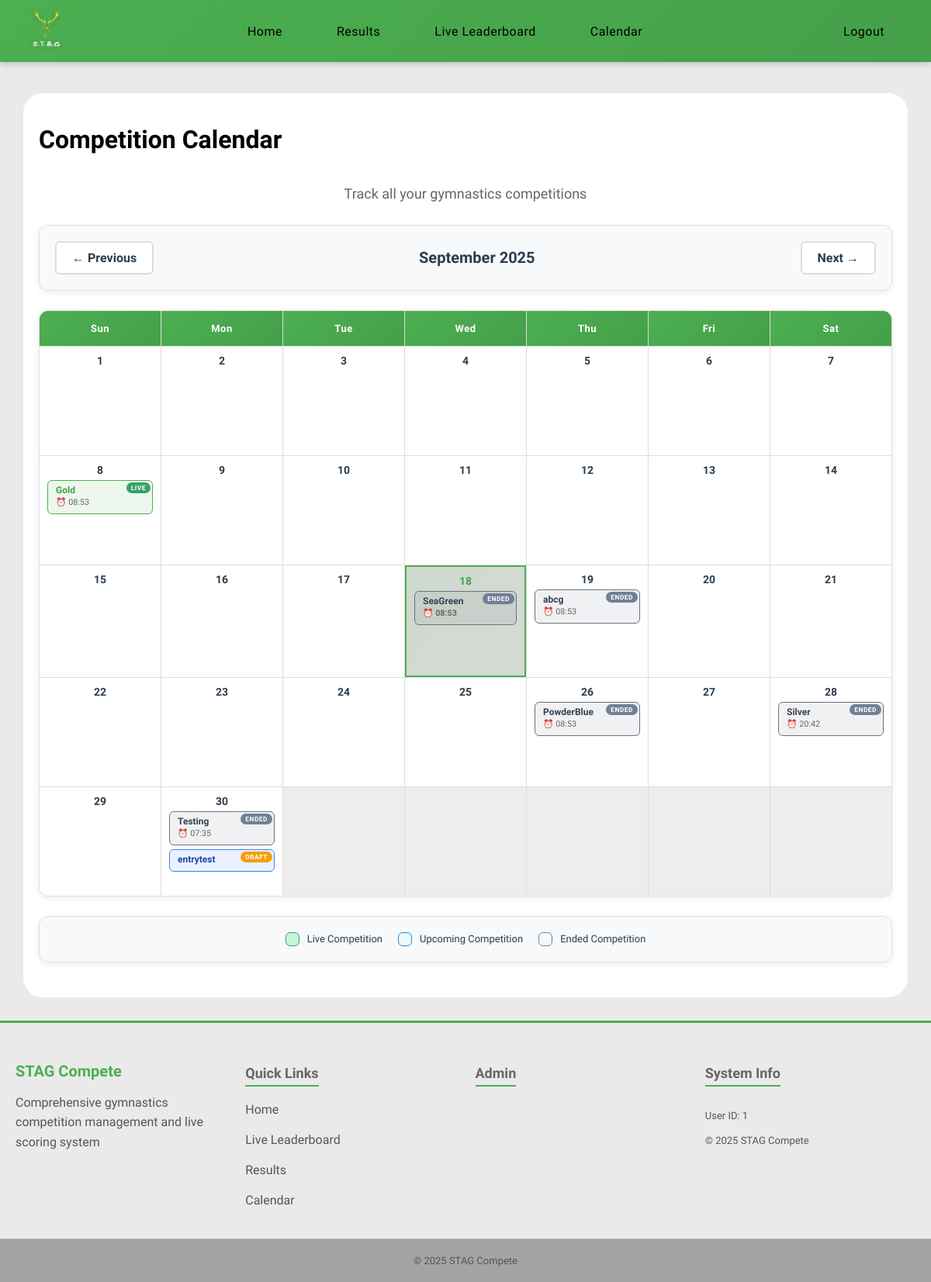
The app's page /calendar (signed in) with its own data.
### models.py (models this page shows)
class Competitions(db.Model):
    __tablename__ = 'competitions'
    id = db.Column(
        db.Integer, primary_key=True
    )
    season_id = db.Column(
        db.Integer, db.ForeignKey('seasons.id'), nullable=False
    )
    name = db.Column(
        db.String(50), nullable=False
    )
    address = db.Column(
        db.String(100), nullable=False
    )
    competition_date = db.Column(
        db.Date, nullable=True
    )
    status = db.Column(
        db.String(20), nullable=False, default='draft'
    )
    started_at = db.Column(
        db.DateTime, nullable=True
    )
    ended_at = db.Column(
        db.DateTime, nullable=True
    )
    entries = db.relationship(
        'Entries', backref='competitions'
    )
    season = db.relationship(
        'Seasons', backref='competitions'
    )

### routes/calendar.py (the view)
@main.route('/calendar')
def calendar_view():
    year = request.args.get('year', datetime.now().year, type=int)
    month = request.args.get('month', datetime.now().month, type=int)
    if month > 12:
        month = 1
        year += 1
    elif month < 1:
        month = 12
        year -= 1
    cal = calendar.monthcalendar(year, month)
    month_name = calendar.month_name[month]
    start_date = datetime(year, month, 1).date()
    if month == 12:
        end_date = datetime(year + 1, 1, 1).date() - timedelta(days=1)
    else:
        end_date = datetime(year, month + 1, 1).date() - timedelta(days=1)
    competitions = models.Competitions.query.filter(
        models.Competitions.competition_date.between(start_date, end_date)
    ).all()
    competitions_by_date = {}
    for comp in competitions:
        if comp.competition_date:
            day = comp.competition_date.day
            if day not in competitions_by_date:
                competitions_by_date[day] = []
            competitions_by_date[day].append(comp)
    prev_month = month - 1 if month > 1 else 12
    prev_year = year if month > 1 else year - 1
    next_month = month + 1 if month < 12 else 1
    next_year = year if month < 12 else year + 1
    return render_template(
        'calendar.html',
        calendar_data=cal,
        month_name=month_name,
        year=year,
        month=month,
        competitions_by_date=competitions_by_date,
        prev_month=prev_month,
        prev_year=prev_year,
        next_month=next_month,
        next_year=next_year,
        today=datetime.now()
    )

### routes/__init__.py (called while the page is built)
@main.context_processor  # Ensures this is run before any other routes
def inject_user():
    return dict(
        logged_in='user_id' in session,
        user_roles=session.get('roles', []),
        is_admin='admin' in session.get('roles', []),
        is_judge='judges' in session.get('roles', []),
        user_id=session.get('user_id')
    )

### templates/calendar.html (shortened to what this page needs)
{% extends 'layout.html' %}
{% block content %}
<div class="content">
    <h1>Competition Calendar</h1>
    <p class="page-subtitle">Track all your gymnastics competitions</p>
    <div class="calendar-nav">
        <a href="{{ url_for('main.calendar_view', year=prev_year, month=prev_month) }}" class="nav-btn">
            ← Previous
        </a>
        <div class="current-month">{{ month_name }} {{ year }}</div>
        <a href="{{ url_for('main.calendar_view', year=next_year, month=next_month) }}" class="nav-btn">
            Next →
        </a>
    </div>
    <div class="calendar-grid">
        <div class="calendar-header">Sun</div>
        <div class="calendar-header">Mon</div>
        <div class="calendar-header">Tue</div>
        <div class="calendar-header">Wed</div>
        <div class="calendar-header">Thu</div>
        <div class="calendar-header">Fri</div>
        <div class="calendar-header">Sat</div>
        {% for week in calendar_data %}
        {% for day in week %}
        {% if day == 0 %}
        <div class="calendar-day other-month"></div>
        {% else %}
        {% set is_today = (day == today.day and month == today.month and year == today.year) %}
        <div class="calendar-day {% if is_today %}today{% endif %}">
            <div class="day-number">{{ day }}</div>
            {% if day in competitions_by_date %}
            {% for competition in competitions_by_date[day] %}
            <div class="competition {{ competition.status }}" data-competition-id="{{ competition.id }}">
                <div class="competition-title">{{ competition.name }}</div>
                {% if competition.started_at %}
                <div class="competition-time">
                    ⏰ {{ competition.started_at.strftime('%H:%M') }}
                </div>
                {% endif %}
                <span class="status-badge status-{{ competition.status }}">{{ competition.status }}</span>
            </div>
            {% endfor %}
            {% endif %}
        </div>
        {% endif %}
        {% endfor %}
        {% endfor %}
    </div>
    <div class="legend">
        <div class="legend-item">
            <div class="legend-color" style="background: #c6f6d5; border-color: #38a169;"></div>
            <span>Live Competition</span>
        </div>
        <div class="legend-item">
            <div class="legend-color" style="background: #ebf8ff; border-color: #3182ce;"></div>
            <span>Upcoming Competition</span>
        </div>
        <div class="legend-item">
            <div class="legend-color" style="background: #f7fafc; border-color: #718096;"></div>
            <span>Ended Competition</span>
        </div>
    </div>
</div>
{% endblock %}

### static/css/variables.css (style rules this page uses)
:root { --primary-green: #4CAF50; --primary-green-dark: #45a049; --primary-green-darker: #3d8b40; --background-light: #eaeaea; --background-white: #ffffff; --background-section: #f8f9fa; --background-section-alt: #e9ecef; --text-primary: #000000; --text-secondary: #333333; --text-muted: #555555; --text-light: #666666; --text-dark: #2c3e50; --border-light: #ddd; --border-lighter: #dee2e6; --border-lightest: #e0e0e0; --error-color: #dc3545; --error-background: rgba(220, 53, 69, 0.1); --success-color: #28a745; --warning-color: #f59e0b; --info-color: #007bff; --shadow-sm: 0 2px 8px rgba(0, 0, 0, 0.08); --shadow-md: 0 4px 15px rgba(0, 0, 0, 0.1); --shadow-lg: 0 10px 30px rgba(0, 0, 0, 0.3); --shadow-green: 0 4px 15px rgba(76, 175, 80, 0.3); --border-radius-sm: 6px; --border-radius-md: 12px; --border-radius-lg: 15px; --border-radius-xl: 25px; --spacing-xs: 5px; --spacing-sm: 10px; --spacing-md: 15px; --spacing-lg: 20px; --spacing-xl: 25px; --spacing-2xl: 30px; --transition-fast: all 0.3s ease; --transition-slow: all 0.5s ease; --font-size-xs: 12px; --font-size-sm: 13px; --font-size-base: 14px; --font-size-md: 16px; --font-size-lg: 18px; --font-size-xl: 20px; --font-size-2xl: 24px; --font-size-3xl: 32px; --nav-height: 80px; --container-max-width: 1400px; }

### static/css/global.css (style rules this page uses)
.status-badge { padding: 4px 8px; border-radius: 4px; font-weight: bold; position: absolute; top: 2px; right: 2px; padding: 2px 6px; border-radius: 10px; font-size: 0.7em; font-weight: 700; text-transform: uppercase; letter-spacing: 0.5px; }
.status-live { background-color: #38a169; color: white; }
.status-ended { background-color: #718096; color: white; }
.status-draft { background-color: var(--warning-color); color: white; }
.content { margin: 0 auto; padding: var(--spacing-lg); font-weight: 300; color: var(--text-primary); background-color: var(--background-white); border-radius: var(--border-radius-xl); width: 100%; max-width: 95%; box-sizing: border-box; display: flex; flex-direction: column; overflow: visible; }
html, body { min-height: 100vh; margin: 0; padding: 0; background-color: var(--background-light); font-family: 'Lexend', sans-serif; padding-top: 60px; display: flex; flex-direction: column; }

### records on screen
Competitions: name "Gold", started_at "08:53", status "LIVE"
Competitions: name "SeaGreen", started_at "08:53", status "ENDED"
Competitions: name "abcg", started_at "08:53", status "ENDED"
Competitions: name "PowderBlue", started_at "08:53", status "ENDED"
Competitions: name "Silver", started_at "20:42", status "ENDED"
Competitions: name "Testing", started_at "07:35", status "ENDED"
Competitions: name "entrytest", status "DRAFT"

### other values on screen
{{ month_name }} "September"
{{ year }} "2025"
{{ day }} "1" "2" "3" "4" "5" "6" "7" "8" "9" "10" "11" "12" "13" "14" "15" "16" "17" "18" "19" "20" "21" "22" "23" "24" "25" "26" "27" "28" "29" "30"
{{ user_id }} "1"
